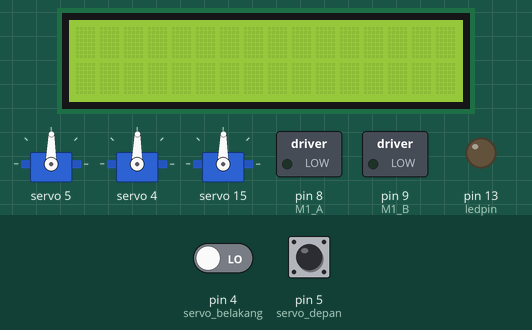
Simulated run of this sketch. Board: Arduino Uno, built with avr-gcc and run on an emulated ATmega328P. Shown: 16×2 character LCD, 3 × servo, switched loads named in the sketch (green lamp = pin HIGH), output pins drawn as LEDs (lit = HIGH). The inputs (shaded band) are chosen by the test bench; at power-on: pin 4 (servo_belakang) LOW, pin 5 (servo_depan) HIGH.

Above: at 0.1 s.
At 5.0 s:
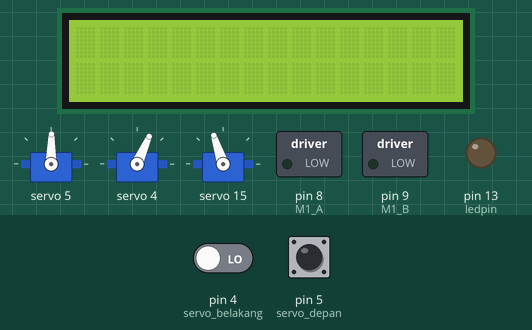
At 9.9 s:
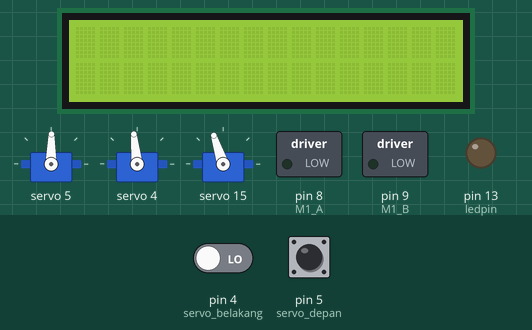
At 19.8 s:
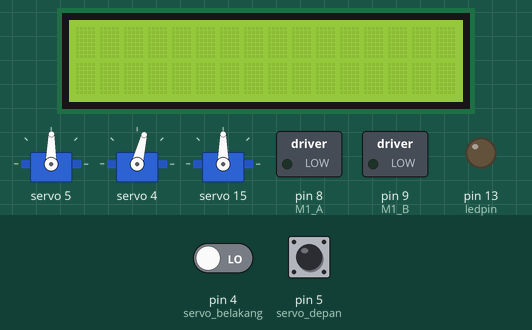
Timing chart, 0 to 26.7 s (numbered marks = the images above):
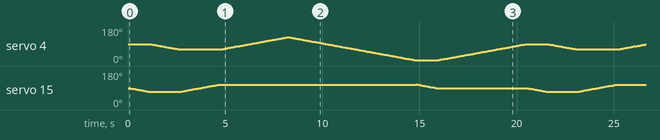

The sketch:

for_lengan.ino
```cpp
//LCD
#include <Wire.h>
#include <LiquidCrystal_I2C.h>
LiquidCrystal_I2C lcd(0x27, 16, 2);
char buf[32];

//DRIVER SERVO
#include <Adafruit_PWMServoDriver.h>
Adafruit_PWMServoDriver pwm = Adafruit_PWMServoDriver();
#define SERVOMIN  100 // minimum pulse length count (out of 4096)
#define SERVOMAX  600 // maximum pulse length count (out of 4096)
#define SERVO_FREQ 50 // PWM frequency for the servo driver
#define SERVO_CHANNEL 0 // PWM channel on the PCA9685

//HOME SERVO
int home_servo_depan = 300;
int home_servo_belakang = 300;

#define servo_depan 5
#define servo_belakang 4

int x =digitalRead (servo_belakang);
int y = digitalRead (servo_depan);

//BUTTON
int potPin1 = A3; // analog pin for potentiometer input
int potPin2 = A2; // analog pin for potentiometer input
int val_1, val_2; // variable to store the potentiometer value
const int buttonPin = 5; //PIN PUSHBUTTON
bool state;     // variabel untuk menyimpan status tombol
bool button, buttonOld; //variabel pembacaan tombol
unsigned long prevMillis = 0;

//MOTOR VAKUM
const int   M1_A = 8 ;
const int   M1_B = 9 ;
const int ledpin = 13;

void setup() {
  Serial.begin(9600);
  lcd.begin();
  lcd.backlight();

  //motor
  pinMode(buttonPin, INPUT_PULLUP); // konfigurasi pin tombol sebagai input dengan pull-up resistor
  pinMode(M1_A, OUTPUT);
  pinMode(M1_B, OUTPUT);
  pinMode(13, OUTPUT);

  //SERVO
  pwm.setPWM(5, 0, 180);
  pwm.begin();
  pwm.setPWMFreq(SERVO_FREQ);
  pwm.setPWM(servo_depan, 0, home_servo_depan);
  pwm.setPWM(servo_belakang, 0, home_servo_belakang);


}

void loop() {
//Step 1
//  SERVO ATAS
      for (int i =300; i>=260 ; i--) {
    pwm.setPWM(15, 0, i--);
    delay(50);}


   //SERVO BAWAH
        for (int i =300; i>=241 ; i--) {
    pwm.setPWM(4, 0, i--);
    delay(50); }

//step 2
  //SERVO ATAS
        for (int i =260; i<=341 ; i++) {
    pwm.setPWM(15, 0, i++);
    delay(50);}

  //SERVO BAWAH
        for (int i =241; i<=378 ; i++) {
    pwm.setPWM(4, 0, i++);
    delay(50);}

    //SERVO BAWAH
        for (int i =378; i>=120 ; i--) {
    pwm.setPWM(4, 0, i--);
    delay(50);}

         for (int i =341; i>=300 ; i--) {
    pwm.setPWM(15, 0, i--);
    delay(50);}

         for (int i =120; i<=300 ; i++) {
    pwm.setPWM(4, 0, i++);
    delay(50);}

    }
//
//    //step 3
//  //SERVO ATAS
//        for (int i =398; i<=307 ; i--) {
//    pwm.setPWM(4, 0, i--);
//    delay(50);}
//
//  //SERVO BAWAH
//        for (int i =288; i>=143 ; i--) {
//    pwm.setPWM(15, 0, i--);
//    delay(50);}
//
//    //step1 balik
//      //SERVO ATAS
//        for (int i =307; i<=398 ; i++) {
//    pwm.setPWM(4, 0, i++);
//    delay(50);}
//
//  //SERVO BAWAH
//        for (int i =143; i<=288 ; i++) {
//    pwm.setPWM(15, 0, i++);
//    delay(50);}
//
//    //step2 balik
//    //Step 1
////  SERVO ATAS
//      for (int i =398; i>=300 ; i--) {
//    pwm.setPWM(4, 0, i--);}
//
//   //SERVO BAWAH
//        for (int i =288; i<=300 ; i++) {
//    pwm.setPWM(15, 0, i++);
//    delay(50); }}
//


// program for untuk 2 variabel
//  for (int x = 300, y = 160; x <=400 && y<=220; x++,y++){
//    pwm.setPWM(4, 0, x++);
//    pwm.setPWM(5, 0, y++);
//    delay(100);}
//
//    for (int x = 400, y = 220; x >=300 && y>=160; x--,y--){
//    pwm.setPWM(4, 0, x--);
//    pwm.setPWM(5, 0, y--);
//    delay(100);}
```
